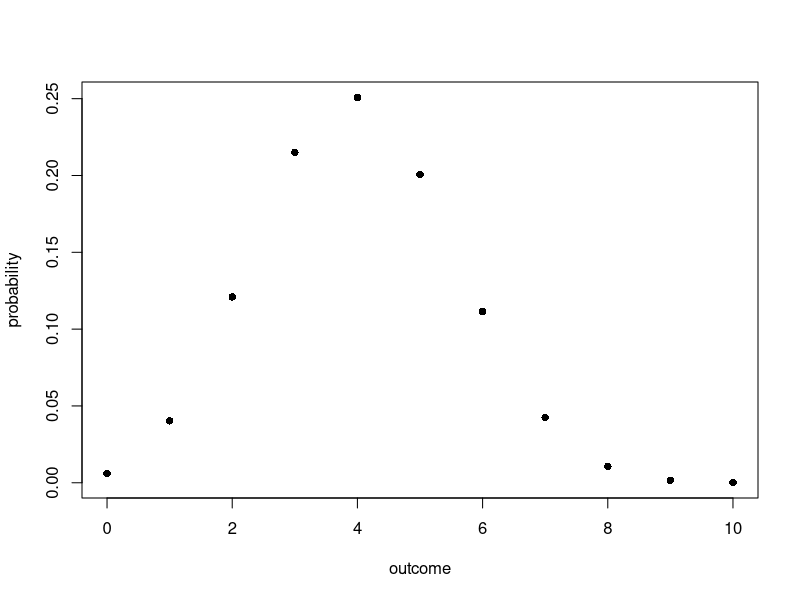
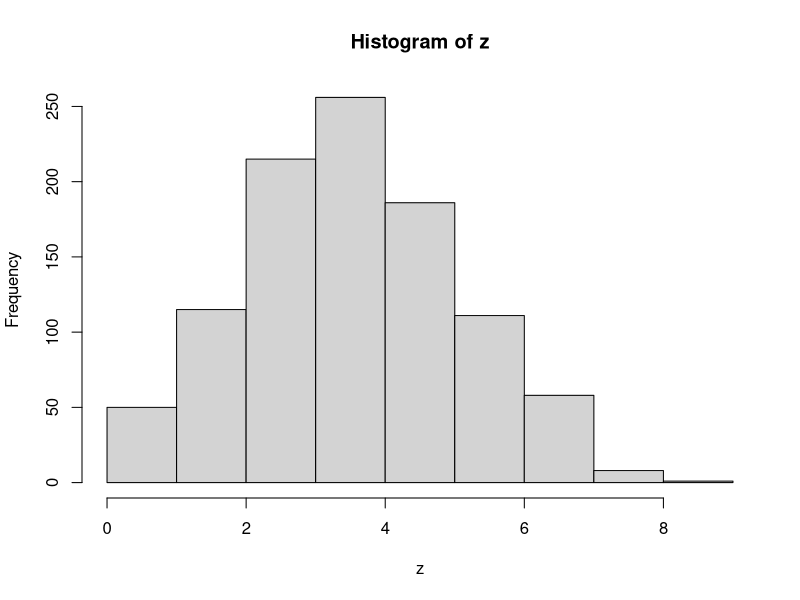
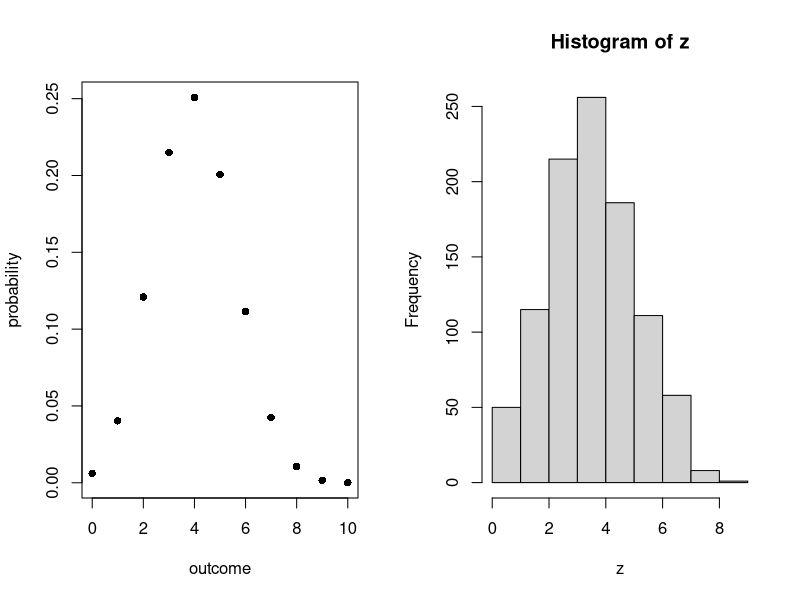
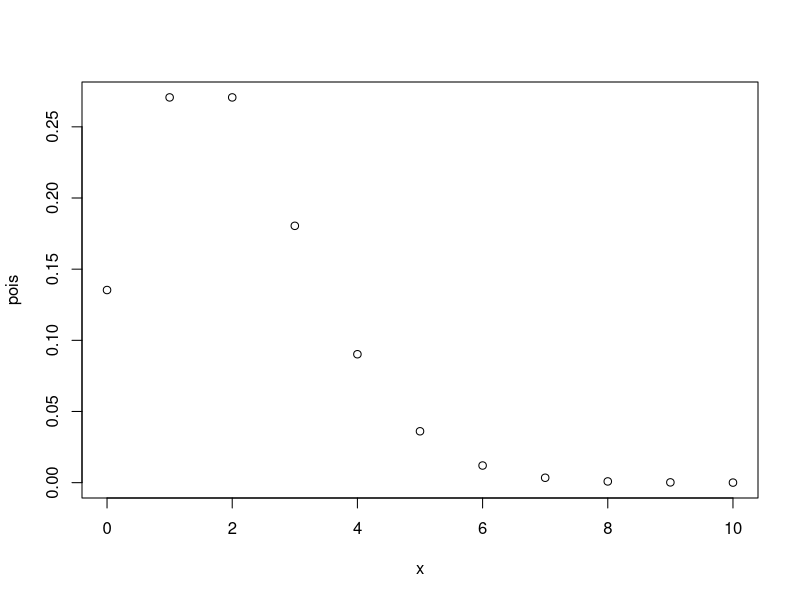
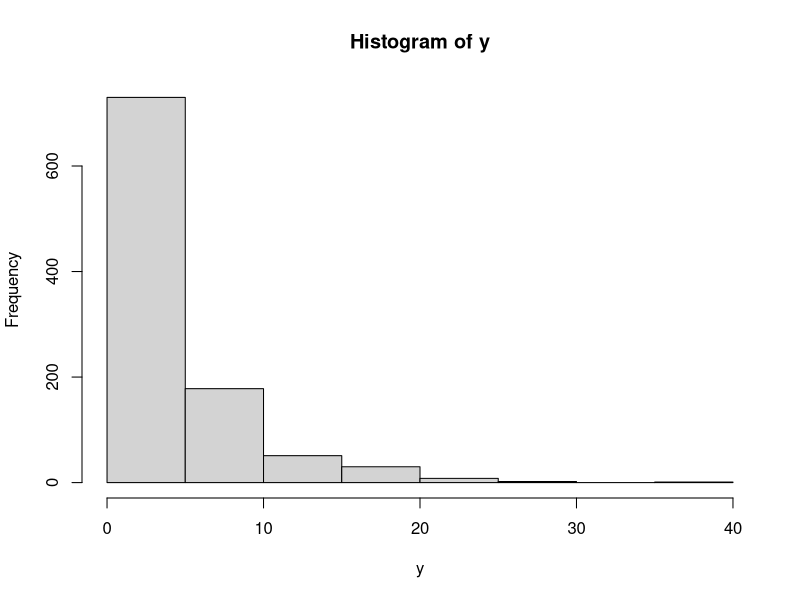
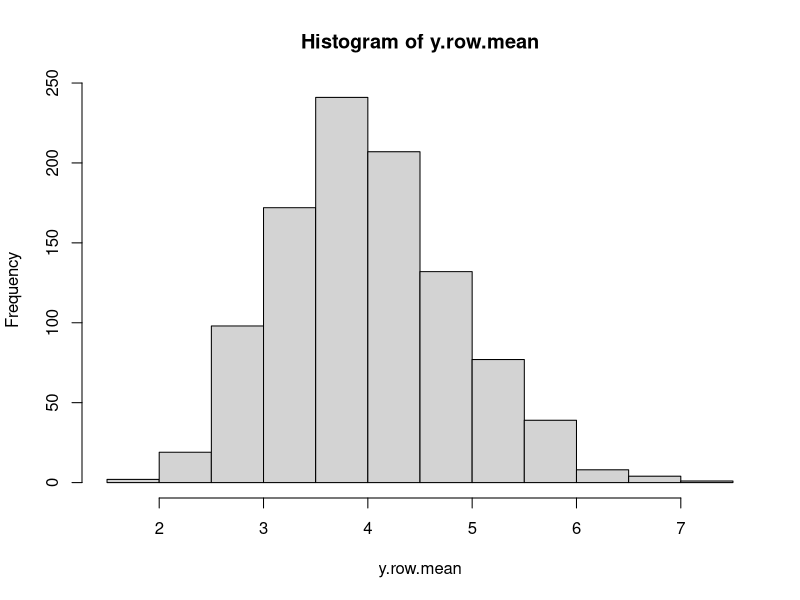

Write the R code that produced these figures, in order.
#!/usr/bin/Rscript
# Author - Jacob Griffiths, jacob.griffiths18@imperial.ac.uk
# Date - Feb 2019

rm(list = ls())
graphics.off()

x <- 0:10

# Density of binomial distribution
# x = vector of quantiles, size = number of trials (>=0), prob = vector of probabilities
y <- dbinom(x, size=10, prob=0.4) 

# Plot of binomial probability mass function:
plot(x, y, pch=16, ylab='probability', xlab='outcome')

# Does the pmf sum up to one?
sum(y)

# Can simulate outcomes of binomial random variables using rbinom()
# n = number of observations
z <- rbinom(n=1000, size=10, prob=0.4)
z # 1000 random observaions of the binomial distribution
hist(z)

# How does this compare to the previous graph?
par(mfrow=c(1,2))
plot(x, y, pch=16, ylab='probability', xlab='outcome')
hist(z)

# What about mean and variance?
mean(x)
mean(z)
var(x)
var(z)

# Poisson distributions model number of events within a time interval with lambda the average
# rate of occurence
par(mfrow=c(1,1))
pois <- dpois(x, lambda=2)
plot(x, pois)

# Pr(X = 4)
pois[5]

# Pr(X <=3)
sum(pois[1:4])


# Let us consider the negative binomial distribution
y <- rnbinom(1000, 1, 0.2)
hist(y) #left-skewed

# Central limit theorem states the mean of samples will follow a normal distribution even for
# a skewed distribution like this.
y <- rnbinom(30*1000, 1, 0.2)

# put them in a 1000-by-30 matrix
y.matrix <- matrix(y, nr=1000, nc=30)

# Calculate mean for each row then plot
y.row.mean <- apply(y.matrix, 1, mean)
hist(y.row.mean)


